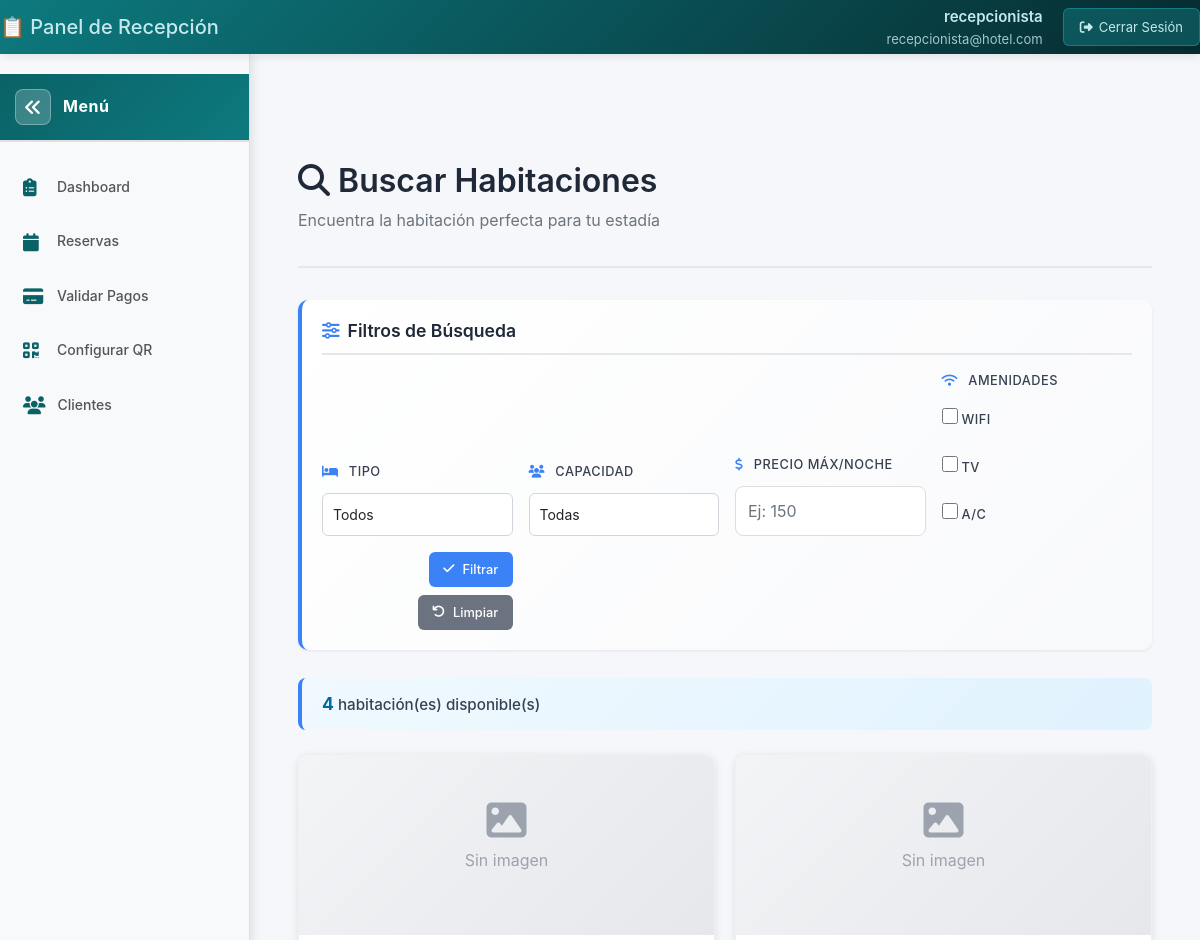
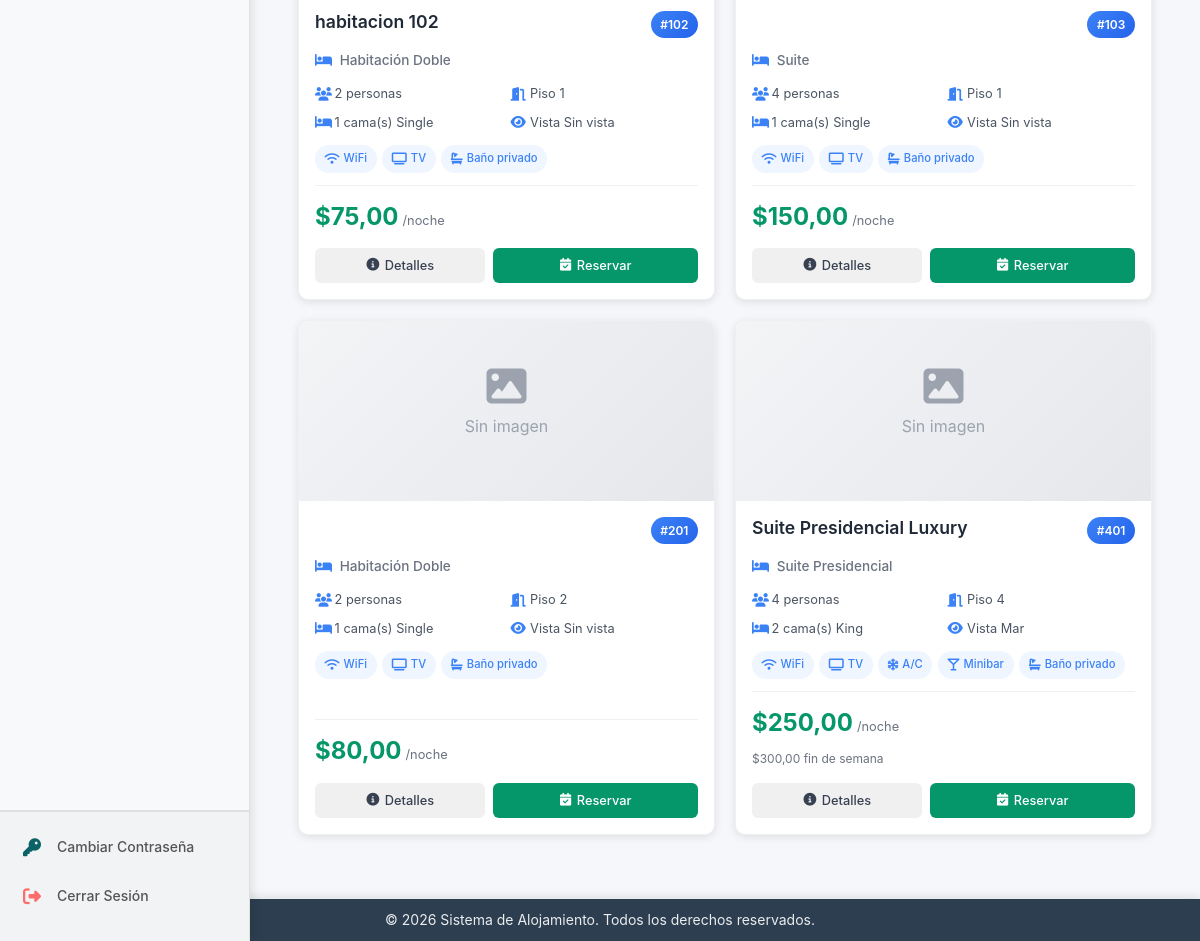
Page /habitaciones/buscar/ (signed in) on the committed database (2 pictures, top to bottom).
### app/habitaciones/models.py (models this page shows, shortened)
class Habitacion(models.Model):
    TIPOS_HABITACION = [
        ('simple', 'Habitación Simple'),
        ('doble', 'Habitación Doble'),
        ('triple', 'Habitación Triple'),
        ('suite', 'Suite'),
        ('deluxe', 'Deluxe'),
        ('presidencial', 'Suite Presidencial'),
    ]
    ESTADOS_HABITACION = [
        ('disponible', 'Disponible'),
        ('ocupada', 'Ocupada'),
        ('limpieza', 'En limpieza'),
        ('mantenimiento', 'Mantenimiento'),
        ('fuera_servicio', 'Fuera de servicio'),
    ]
    TIPOS_BANO = [
        ('privado', 'Baño privado'),
        ('compartido', 'Baño compartido'),
        ('sin_bano', 'Sin baño'),
    ]
    TIPOS_CAMA = [
        ('single', 'Single'),
        ('queen', 'Queen'),
        ('king', 'King'),
        ('mixta', 'Mixta'),
    ]
    VISTAS = [
        ('mar', 'Mar'),
        ('ciudad', 'Ciudad'),
        ('jardin', 'Jardín'),
        ('montana', 'Montaña'),
        ('interior', 'Interior'),
        ('sin_vista', 'Sin vista'),
    ]
    numero = models.CharField(
        max_length=10,
        unique=True,
        help_text="Número único de la habitación"
    )
    nombre = models.CharField(
        max_length=100,
        default='',
        help_text='Nombre comercial de la habitación (ej: Habitación Doble Deluxe)'
    )
    tipo = models.CharField(
        max_length=20,
        choices=TIPOS_HABITACION,
        default='doble'
    )
    capacidad = models.PositiveIntegerField(
        default=2,
        validators=[MinValueValidator(1)],
        help_text="Número máximo de personas"
    )
    precio_noche = models.DecimalField(
        max_digits=10,
        decimal_places=2,
        validators=[MinValueValidator(0)],
        help_text="Precio por noche en $"
    )
    estado = models.CharField(
        max_length=20,
        choices=ESTADOS_HABITACION,
        default='disponible'
    )
    descripcion = models.TextField(
        blank=True,
        null=True,
        help_text="Descripción detallada de la habitación"
    )
    foto = models.ImageField(
        upload_to='habitaciones/%Y/%m/',
        blank=True,
        null=True,
        help_text="Foto principal de la habitación"
    )
    piso = models.PositiveIntegerField(
        default=1,
        help_text="Número del piso"
    )
    tipo_bano = models.CharField(
        max_length=20,
        choices=TIPOS_BANO,
        default='privado'
    )
    tv = models.BooleanField(default=True)
    internet = models.BooleanField(default=True)
    acceso_youtube = models.BooleanField(default=False)
    aire_acondicionado = models.BooleanField(default=False)
    calefaccion = models.BooleanField(default=False)
    minibar = models.BooleanField(default=False)
    caja_fuerte = models.BooleanField(default=False)
    escritorio = models.BooleanField(default=False)
    armario = models.BooleanField(default=True)
    agua_caliente = models.BooleanField(default=True)
    toallas = models.BooleanField(default=True)
    papel_higienico = models.BooleanField(default=True)
    shampoo = models.BooleanField(default=False)
    secador_cabello = models.BooleanField(default=False)
    bano_privado = models.BooleanField(default=True)
    vista = models.CharField(max_length=20, choices=VISTAS, default='sin_vista')
    youtube_url = models.URLField(blank=True, null=True)
    numero_camas = models.PositiveIntegerField(default=1, validators=[MinValueValidator(1)])
    tipo_cama = models.CharField(max_length=20, choices=TIPOS_CAMA, default='single')
    reserva_min_noches = models.PositiveIntegerField(default=1, validators=[MinValueValidator(1)])
    reserva_max_noches = models.PositiveIntegerField(default=30, validators=[MinValueValidator(1)])
    permite_mascotas = models.BooleanField(default=False)
    permite_fumar = models.BooleanField(default=False)
    precio_fin_semana = models.DecimalField(max_digits=10, decimal_places=2, blank=True, null=True, validators=[MinValueValidator(0)])
    creado = models.DateTimeField(auto_now_add=True)
    actualizado = models.DateTimeField(auto_now=True)
    class Meta:
        ordering = ['numero']
        verbose_name = 'Habitación'
        verbose_name_plural = 'Habitaciones'

### app/habitaciones/views.py (the view)
# urls.py: path('buscar/', views.buscar_habitaciones_view, name='buscar'),
@login_required(login_url='autenticacion:login')
def buscar_habitaciones_view(request):
    habitaciones = Habitacion.objects.filter(estado='disponible').prefetch_related('fotos').order_by('numero')
    context = {
        'titulo': 'Buscar Habitaciones',
        'habitaciones': habitaciones,
        'tipos_habitacion': Habitacion.TIPOS_HABITACION,
        'tipos_bano': Habitacion.TIPOS_BANO,
        'tipos_cama': Habitacion.TIPOS_CAMA,
        'vistas': Habitacion.VISTAS,
    }
    return render(request, 'reservas/reservasClientes/buscar.html', context)

### templates/reservas/reservasClientes/buscar.html (shortened to what this page needs)
{% extends 'base.html' %}
{% load static %}
{% block extra_css %}
<link rel="stylesheet" href="{% static 'css/reservas/reservasClientes/buscar.css' %}">
{% endblock %}
{% block content %}
<div class="container-fluid">
    <div class="page-header">
        <h1><i class="fas fa-search"></i> {{ titulo }}</h1>
        <p class="text-muted">Encuentra la habitación perfecta para tu estadía</p>
    </div>
    <div class="filtros-container">
        <div class="filtros-header">
            <h3><i class="fas fa-sliders-h"></i> Filtros de Búsqueda</h3>
        </div>
        <div class="filtros-row">
            <div class="filtro-group">
                <label for="filtro-tipo"><i class="fas fa-bed"></i> Tipo</label>
                <select id="filtro-tipo" class="form-control">
                    <option value="">Todos</option>
                </select>
            </div>
            <div class="filtro-group">
                <label for="filtro-capacidad"><i class="fas fa-users"></i> Capacidad</label>
                <select id="filtro-capacidad" class="form-control">
                    <option value="">Todas</option>
                </select>
            </div>
            <div class="filtro-group">
                <label for="filtro-precio-max"><i class="fas fa-dollar-sign"></i> Precio máx/noche</label>
                <input type="number" id="filtro-precio-max" class="form-control" placeholder="Ej: 150">
            </div>
            <div class="filtro-group filtro-amenidades">
                <label><i class="fas fa-wifi"></i> Amenidades</label>
                <div class="amenidades-filtro">
                    <label class="checkbox-label">
                        <input type="checkbox" id="filtro-wifi"> WiFi
                    </label>
                    <label class="checkbox-label">
                        <input type="checkbox" id="filtro-tv"> TV
                    </label>
                    <label class="checkbox-label">
                        <input type="checkbox" id="filtro-aire"> A/C
                    </label>
                </div>
            </div>
            <div class="filtro-group filtro-botones">
                <button type="button" id="btn-aplicar-filtros" class="btn btn-primary btn-sm">
                    <i class="fas fa-check"></i> Filtrar
                </button>
                <button type="button" id="btn-limpiar-filtros" class="btn btn-secondary btn-sm">
                    <i class="fas fa-undo"></i> Limpiar
                </button>
            </div>
        </div>
    </div>
    <div class="resultados-contador">
        <span id="contador-habitaciones">{{ habitaciones|length }}</span> habitación(es) disponible(s)
    </div>
    <div class="habitaciones-grid" id="habitaciones-grid">
        {% for habitacion in habitaciones %}
        <div class="habitacion-card"
             data-tipo="{{ habitacion.tipo }}"
             data-capacidad="{{ habitacion.capacidad }}"
             data-precio="{{ habitacion.precio_noche }}"
             data-wifi="{{ habitacion.internet|yesno:'1,0' }}"
             data-tv="{{ habitacion.tv|yesno:'1,0' }}"
             data-aire="{{ habitacion.aire_acondicionado|yesno:'1,0' }}">
            <div class="habitacion-galeria">
                {% if habitacion.fotos.all %}
                <div class="galeria-principal">
                    <img src="{{ habitacion.fotos.first.foto.url }}" alt="{{ habitacion.nombre }}" class="img-principal">
                    {% if habitacion.fotos.all|length > 1 %}
                    <button class="btn-galeria btn-ver-galeria" data-habitacion-id="{{ habitacion.id }}">
                        <i class="fas fa-images"></i> +{{ habitacion.fotos.all|length|add:"-1" }}
                    </button>
                    {% endif %}
                </div>
                {% elif habitacion.foto %}
                <div class="galeria-principal">
                    <img src="{{ habitacion.foto.url }}" alt="{{ habitacion.nombre }}" class="img-principal">
                </div>
                {% else %}
                <div class="galeria-principal sin-imagen">
                    <i class="fas fa-image"></i>
                    <p>Sin imagen</p>
                </div>
                {% endif %}
            </div>
            <div class="habitacion-info">
                <div class="habitacion-header">
                    <h3 class="habitacion-nombre">{{ habitacion.nombre }}</h3>
                    <span class="habitacion-numero">#{{ habitacion.numero }}</span>
                </div>
                <div class="habitacion-tipo">
                    <i class="fas fa-bed"></i> {{ habitacion.get_tipo_display }}
                </div>
                <div class="habitacion-detalles">
                    <div class="detalle-item">
                        <i class="fas fa-users"></i>
                        <span>{{ habitacion.capacidad }} {{ habitacion.capacidad|pluralize:"persona,personas" }}</span>
                    </div>
                    <div class="detalle-item">
                        <i class="fas fa-door-open"></i>
                        <span>Piso {{ habitacion.piso }}</span>
                    </div>
                    <div class="detalle-item">
                        <i class="fas fa-bed"></i>
                        <span>{{ habitacion.numero_camas }} cama(s) {{ habitacion.get_tipo_cama_display }}</span>
                    </div>
                    {% if habitacion.vista %}
                    <div class="detalle-item">
                        <i class="fas fa-eye"></i>
                        <span>Vista {{ habitacion.get_vista_display }}</span>
                    </div>
                    {% endif %}
                </div>
                <div class="amenidades-destacadas">
                    {% if habitacion.internet %}
                    <span class="amenidad-badge"><i class="fas fa-wifi"></i> WiFi</span>
                    {% endif %}
                    {% if habitacion.tv %}
                    <span class="amenidad-badge"><i class="fas fa-tv"></i> TV</span>
                    {% endif %}
                    {% if habitacion.aire_acondicionado %}
                    <span class="amenidad-badge"><i class="fas fa-snowflake"></i> A/C</span>
                    {% endif %}
                    {% if habitacion.minibar %}
                    <span class="amenidad-badge"><i class="fas fa-glass-martini"></i> Minibar</span>
                    {% endif %}
                    {% if habitacion.bano_privado %}
                    <span class="amenidad-badge"><i class="fas fa-bath"></i> Baño privado</span>
                    {% endif %}
                </div>
                <div class="habitacion-footer">
                    <div class="precio-info">
                        <div class="precio-principal">
                            <span class="precio-monto">${{ habitacion.precio_noche }}</span>
                            <span class="precio-periodo">/noche</span>
                        </div>
                        {% if habitacion.precio_fin_semana %}
                        <div class="precio-fin-semana">
                            <small>${{ habitacion.precio_fin_semana }} fin de semana</small>
                        </div>
                        {% endif %}
                    </div>
                    <div class="acciones">
                        <button type="button" class="btn btn-secondary btn-ver-detalles"
                                data-habitacion-id="{{ habitacion.id }}">
                            <i class="fas fa-info-circle"></i> Detalles
                        </button>
                        <button type="button" class="btn btn-primary btn-reservar"
                                data-habitacion-id="{{ habitacion.id }}">
                            <i class="fas fa-calendar-check"></i> Reservar
                        </button>
                    </div>
                </div>
            </div>
        </div>
        {% empty %}
        <div class="sin-resultados">
            <i class="fas fa-search"></i>
            <p>No hay habitaciones disponibles en este momento</p>
        </div>
        {% endfor %}
    </div>
</div>
{% endblock %}

### templates/componentes/navbar_dashboard.html (shortened to what this page needs)
{% load static %}
<link rel="stylesheet" href="{% static 'css/componentes/navbar_dashboard.css' %}">
<nav class="dashboard-navbar">
    <div class="navbar-left">
        <h1>
            {% if user.perfil.rol.nombre == 'administrador' %}
                🏨 Panel de Administración
            {% elif user.perfil.rol.nombre == 'recepcionista' %}
                📋 Panel de Recepción
            {% elif user.perfil.rol.nombre == 'gerente' %}
                📊 Panel de Gerencia
            {% elif user.perfil.rol.nombre == 'empleado' %}
                🧹 Panel de Limpieza
            {% else %}
                👤 Mi Cuenta
            {% endif %}
        </h1>
    </div>
    <div class="user-section">
        <div class="user-info">
            <div class="username">{{ user.get_full_name|default:user.username }}</div>
            <div style="opacity: 0.9;">{{ user.email }}</div>
        </div>
        <a href="{% url 'autenticacion:logout' %}" class="logout-btn">
            <i class="fas fa-sign-out-alt"></i> Cerrar Sesión
        </a>
    </div>
</nav>

### rows in the picture
Habitacion: foto "Sin imagen", nombre "habitacion 102", numero "102", tipo "Habitación Doble", capacidad "2", piso "1", numero_camas "1", tipo_cama "Single", vista "Sin vista", internet True (drawn), tv True (drawn), bano_privado True (drawn), precio_noche "75,00"
Habitacion: foto "Sin imagen", numero "103", tipo "Suite", capacidad "4", piso "1", numero_camas "1", tipo_cama "Single", vista "Sin vista", internet True (drawn), tv True (drawn), bano_privado True (drawn), precio_noche "150,00"
Habitacion: foto "Sin imagen", numero "201", tipo "Habitación Doble", capacidad "2", piso "2", numero_camas "1", tipo_cama "Single", vista "Sin vista", internet True (drawn), tv True (drawn), bano_privado True (drawn), precio_noche "80,00"
Habitacion: foto "Sin imagen", nombre "Suite Presidencial Luxury", numero "401", tipo "Suite Presidencial", capacidad "4", piso "4", numero_camas "2", tipo_cama "King", vista "Mar", internet True (drawn), tv True (drawn), aire_acondicionado True (drawn), minibar True (drawn), bano_privado True (drawn), precio_noche "250,00", precio_fin_semana "300,00"

### other values in the picture
{{ user.get_full_name|default:user.username }} "recepcionista"
{{ user.email }} "recepcionista@hotel.com"
{{ titulo }} "Buscar Habitaciones"
{{ habitaciones|length }} "4"
